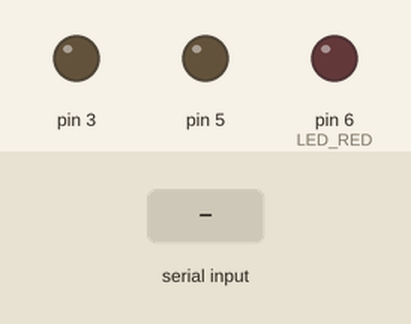
A sketch run on a simulated Arduino Uno, built with avr-gcc and run on an emulated ATmega328P. On the bench: output pins drawn as LEDs (lit = HIGH). The test bench sets the inputs (shaded band).

Above: at 1.2 s.
1.3 s: "red 1\n" received over Serial
At 2.2 s:
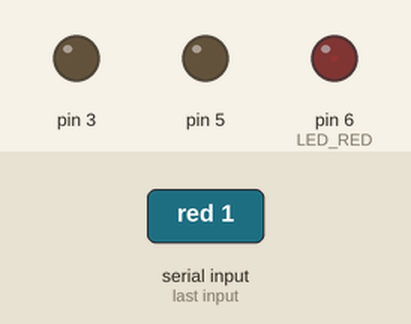
2.8 s: "red 150\n" received over Serial
At 3.4 s:
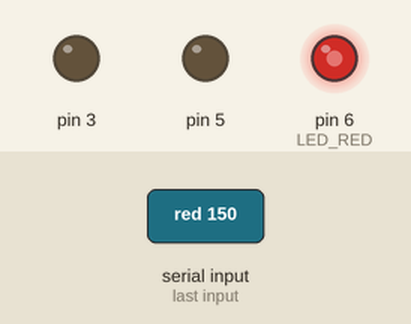
4.3 s: "green 1\n" received over Serial
At 4.6 s:
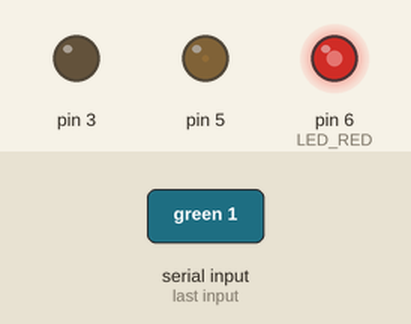
5.8 s: "green 150\n" received over Serial
At 7.0 s:
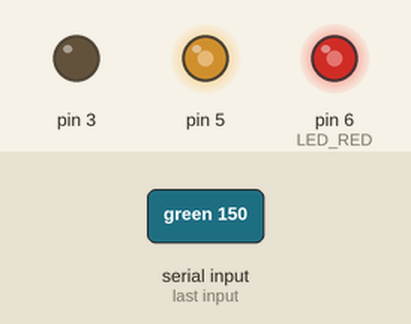
7.3 s: "blue 1\n" received over Serial
At 8.0 s:
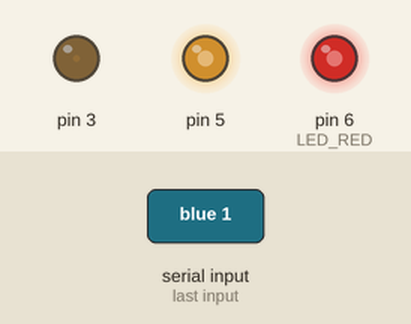
8.8 s: "blue 150\n" received over Serial
At 9.2 s:
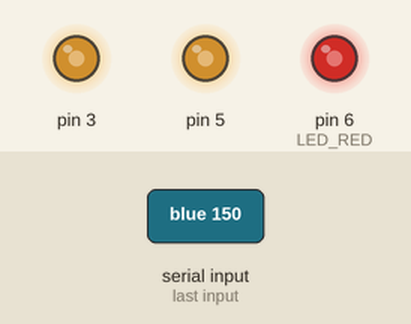
Timing chart, 0 to 11.3 s (numbered marks = the images above; inputs shaded):
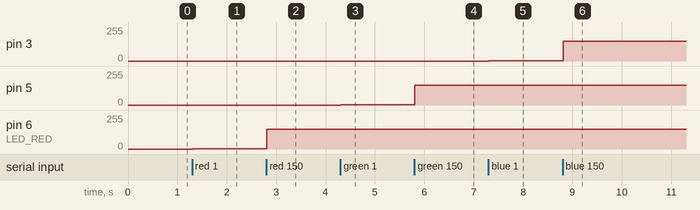

The sketch:

Z1.ino
```cpp
const byte LED_RED = 6;
const byte LED_GREEN = 5;
const byte LED_BLUE = 3;

bool isNumeric(String str) {
  if (str.length() == 0) {
    return false;
  }

  for (byte i = 0; i < str.length(); i++) {
    if (!isdigit(str.charAt(i))) {
      return false;
    }
  }
  return true;
}

void setup()
{
  Serial.begin(9600);
  DDRD |= (1 << LED_RED) | (1 << LED_GREEN) | (1 << LED_BLUE);
  PORTD &= ~((1 << LED_RED) | (1 << LED_GREEN) | (1 << LED_BLUE));
  while(!Serial) {

  }
}

void loop() {
  if(Serial.available() > 0) {
    String command = Serial.readStringUntil('\n');

    command.trim();
    command.toLowerCase();
    int spaceIndex = command.indexOf(' ');

    if(spaceIndex != -1) {
      byte currentColor;
      bool error = false;

      String color = command.substring(0, spaceIndex);
      String numberStr = command.substring(spaceIndex + 1);
      int brightness = numberStr.toInt();

      if(numberStr.indexOf(' ') != -1 || !isNumeric(numberStr)) {
        error = true;
      }

      if(color == "red") {
        currentColor = LED_RED;
      } else if(color == "green") {
        currentColor = LED_GREEN;
      } else if(color == "blue") {
        currentColor = LED_BLUE;
      } else {
        error = true;
      }

      if(brightness < 0 || brightness > 255) {
        error = true;
      }

      if(error) {
        Serial.println("Wrong command");
      } else {
        analogWrite(currentColor, brightness);
      }
    }
  }
}
```

Measured:
- after the input at 1.3 s, pin 6 (LED_RED): 0/255 → 1/255 at once
- after the input at 2.8 s, pin 6 (LED_RED): 1/255 → 150/255 at once
- after the input at 4.3 s, pin 5: 0/255 → 1/255 at once
- after the input at 5.8 s, pin 5: 1/255 → 150/255 at once
- after the input at 7.3 s, pin 3: 0/255 → 1/255 at once
- after the input at 8.8 s, pin 3: 1/255 → 150/255 at once
